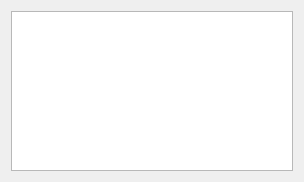
<?xml version="1.0" encoding="UTF-8"?>
<ui version="4.0">
 <class>FullScreenView</class>
 <widget class="QDialog" name="FullScreenView">
  <property name="geometry">
   <rect>
    <x>0</x>
    <y>0</y>
    <width>304</width>
    <height>182</height>
   </rect>
  </property>
  <property name="windowTitle">
   <string>日志分析</string>
  </property>
  <layout class="QGridLayout" name="gridLayout">
   <item row="0" column="0">
    <widget class="QTextBrowser" name="textBrowser">
     <property name="font">
      <font>
       <pointsize>12</pointsize>
      </font>
     </property>
     <property name="styleSheet">
      <string notr="true"/>
     </property>
    </widget>
   </item>
  </layout>
 </widget>
 <resources/>
 <connections/>
</ui>
